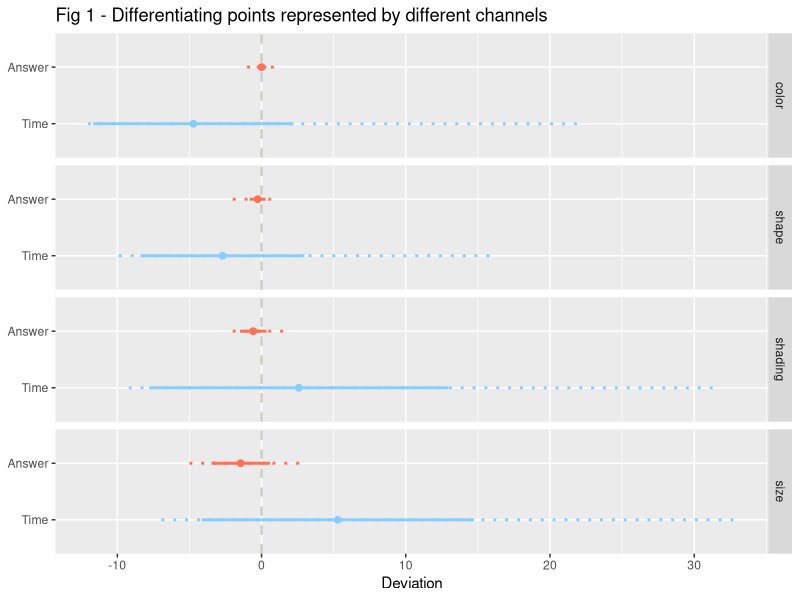

Reproduce this figure in R. (Note: this script raises an error after producing the figure.)
#---
# April 25, 2017
# Assignment 2 -- Data analysis
#---

library(tidyr)
library(tidyverse)
library(dplyr)

mTurkData <- read.csv("submissions/Liu_Guangyu/assignment2/cleanedData.csv")

#---
# Task1 -- counting points
#---
task1 <- select(mTurkData, num_range("q", 1:8)) %>% 
  gather(key = "channel", value = "answer") %>% 
  mutate(channel = ifelse(channel == "q1" | channel == "q8", "color",
                          ifelse(channel == "q2" | channel == "q7", "shading",
                                 ifelse(channel == "q3" | channel == "q6", "size", "shape"))))

time1 <- select(mTurkData, num_range("t", 1:8)) %>% 
  gather(key = "channel", value = "timeSpent") %>% 
  mutate(channel = ifelse(channel == "t1" | channel == "t8", "color",
                          ifelse(channel == "t2" | channel == "t7", "shading",
                                 ifelse(channel == "t3" | channel == "t6", "size", "shape"))),
         centeredT = timeSpent - mean(timeSpent, na.rm = TRUE))

# Calculate the mean, min, max, and sd of the deviation
task1_sum <- task1 %>% 
  group_by(channel) %>% 
  summarize(mean = mean(answer, na.rm = TRUE), 
            min = min(answer, na.rm = TRUE), 
            max = max(answer, na.rm = TRUE), 
            sd = sd(answer, na.rm = TRUE))

time1_sum <- time1 %>% 
  group_by(channel) %>% 
  summarize(mean = mean(centeredT, na.rm = TRUE), 
            min = min(centeredT, na.rm = TRUE), 
            max = max(centeredT, na.rm = TRUE), 
            sd = sd(centeredT, na.rm = TRUE))

# Merge data and reorder factors
task1_merge <- bind_rows("Answer" = task1_sum, "Time" = time1_sum, .id = "group")
task1_merge$channel <- reorder(as.factor(task1_merge$channel), task1_merge$mean)
task1_merge$group <- factor(task1_merge$group, 
                            levels = c("Time", "Answer"), 
                            labels = c("Time", "Answer"))


# Plot the answer and time of each channel. 
# The point in the middle denotes the mean of each channel. Answer close to zero means more accurate.
# The dotted line denotes the range of the deviation from the correct answer/grand mean.
# The solid line denotes [mean - sd, mean + sd]
ggplot(task1_merge, aes(x = group, y = mean, color = group)) +
  geom_linerange(aes(ymin = min, ymax = max), size = 1, linetype = 3) +
  geom_linerange(aes(ymin = mean - sd, ymax = mean + sd), size = 1) +
  geom_point(size = 2) +
  geom_hline(yintercept = 0, color = "ivory3", linetype = 2, size = 0.8) +
  coord_flip() +
  facet_grid(channel~.) +
  labs(y = "Deviation",
       x = NULL,
       title = "Fig 1 - Differentiating points represented by different channels") +
  scale_color_manual(values = c("Time" = "skyblue1", "Answer" = "coral1")) +
  theme(legend.position = "none")

# T-test for every adjacent channels
# Define a function to add t-test results to a dataframe
add_result <- function(df, result, test){
  df <- add_row(df, test = test, t_stat = result$statistic, p_value = result$p.value)
}

# New dataframe
ttest1 <- data.frame(test = character(0), t_stat = numeric(0), p_value = numeric(0))

# T-tests and adding results
result <- t.test(answer ~ channel, data = filter(task1, channel == "color" | channel == "shape"))
ttest1 <- add_result(ttest1, result, "Answer: color~shape")

result <- t.test(answer ~ channel, data = filter(task1, channel == "shape" | channel == "shading"))
ttest1 <- add_result(ttest1, result, "Answer: shape~shading")

result <- t.test(answer ~ channel, data = filter(task1, channel == "shading" | channel == "size"))
ttest1 <- add_result(ttest1, result, "Answer: shading~size")

result <- t.test(centeredT ~ channel, data = filter(time1, channel == "color" | channel == "shape"))
ttest1 <- add_result(ttest1, result, "Time: color~shape")

result <- t.test(centeredT ~ channel, data = filter(time1, channel == "shape" | channel == "shading"))
ttest1 <- add_result(ttest1, result, "Time: shape~shading")

result <- t.test(centeredT ~ channel, data = filter(time1, channel == "shading" | channel == "size"))
ttest1 <- add_result(ttest1, result, "Time: shading~size")

kable(ttest1, format = "markdown", col.names = c("Test", "t-stat", "p-value"))

#---
# Task2 -- general trend
#---
task2 <- select(mTurkData, num_range("q", 9:20)) %>% 
  gather(key = "channel", value = "answer") %>% 
  mutate(channel = ifelse(channel == "q9" | channel == "q10" | channel == "q11", "color",
                          ifelse(channel == "q12" | channel == "q13" | channel == "q14", "shape",
                                 ifelse(channel == "q15" | channel == "q16" | channel == "q17", "size", "shading"))))

# Now, correct answer is coded as TRUE (1), wrong answer is coded as FALSE (0)
# Recode correct answer as 0 point deviates from the correct answer, and wrong answer as 1 point deviates from the correct answer
# so that the graph can be read the same as task 1
task2$answer <- 1 - task2$answer

time2 <- select(mTurkData, num_range("t", 9:20)) %>% 
  gather(key = "channel", value = "timeSpent") %>% 
  mutate(channel = ifelse(channel == "t9" | channel == "t10" | channel == "t11", "color",
                          ifelse(channel == "t12" | channel == "t13" | channel == "t14", "shape",
                                 ifelse(channel == "t15" | channel == "t16" | channel == "t17", "size", "shading"))),
         centeredT = timeSpent - mean(timeSpent, na.rm = TRUE))

# Calculate the mean, min, max, and sd of the deviation
task2_sum <- task2 %>% 
  group_by(channel) %>% 
  summarize(mean = mean(answer, na.rm = TRUE), 
#            min = min(answer, na.rm = TRUE), 
#            max = max(answer, na.rm = TRUE), 
            sd = sd(answer, na.rm = TRUE))

time2_sum <- time2 %>% 
  group_by(channel) %>% 
  summarize(mean = mean(centeredT, na.rm = TRUE), 
#            min = min(centeredT, na.rm = TRUE), 
 #           max = max(centeredT, na.rm = TRUE), 
            sd = sd(centeredT, na.rm = TRUE))

# Merge data and reorder factors
task2_merge <- bind_rows("Answer" = task2_sum, "Time" = time2_sum, .id = "group")
task2_merge$channel <- reorder(as.factor(task2_merge$channel), task2_merge$mean)
task2_merge$group <- factor(task2_merge$group, 
                            levels = c("Time", "Answer"), 
                            labels = c("Time", "Answer"))


# Plot the answer and time of each channel. 
# The point in the middle denotes the mean of each channel. Answer close to zero means more accurate.
# The dotted line denotes the range of the deviation from the correct answer/grand mean.
# The solid line denotes [mean - sd, mean + sd]
ggplot(task2_merge, aes(x = group, y = mean, color = group)) +
#  geom_linerange(aes(ymin = min, ymax = max), size = 1, linetype = 3) +
  geom_linerange(aes(ymin = mean - sd, ymax = mean + sd), size = 1) +
  geom_point(size = 2) +
  geom_hline(yintercept = 0, color = "ivory3", linetype = 2, size = 0.8) +
  coord_flip() +
  facet_grid(channel~.) +
  labs(y = "Deviation",
       x = NULL,
       title = "Fig 2 - Telling general trends represented by different channels") +
  scale_color_manual(values = c("Time" = "skyblue1", "Answer" = "coral1")) +
  theme(legend.position = "none")

# T-test for every adjacent channels
# Define a function to add t-test results to a dataframe
add_result <- function(df, result, test){
  df <- add_row(df, test = test, stat = result$statistic, p_value = result$p.value)
}

# New dataframe
ttest2 <- data.frame(test = character(0), stat = numeric(0), p_value = numeric(0))

# T-tests and adding results
result <- oneway.test(answer ~ channel, data = task2)
ttest2 <- add_result(ttest2, result, "Answer: one-way ANOVA")

result <- oneway.test(centeredT ~ channel, data = time2)
ttest2 <- add_result(ttest2, result, "Time: one-way ANOVA")

kable(ttest2, format = "markdown", col.names = c("Test", "F-stat", "p-value"),
      caption = "One-way ANOVA output")